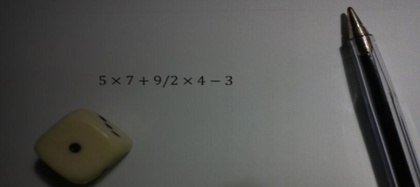
%> input picture Case 7.jpg, 420 x 187 px, shrunk from 900 x 400 before the run
$ octave --eval "result = CommNumber(imread('Case 7.jpg'));"   (GNU Octave 9; MATLAB toolbox functions it lacks are replaced by stand-ins)
%> lines starting %> are read from the running program, lines starting %| are printed output that depends on the picture; in (x1, y1, x2, y2) boxes, pixels count from 0 and x2, y2 are one past the last pixel; in counts of white or black regions, pixels touching at a corner belong together; the program's own positions count from 1
### thresh.m
function res = thresh(img,val)
[w,h] = size(img);
for i=1:w
    for j=1:h
        if(img(i,j)>=val)
            res(i,j)=1;
        else
            res(i,j)=0;
        end
    end
end
end

### CommNumber.m
function N = CommNumber(img)

[~,~,D]=size(img);
if(D>1)
img = rgb2gray(img);
end
img = thresh(img,100);
img = ~img;
SE = [0 1 0;1 1 1;0 1 0];
tmp = imerode(img,SE);
img = img - tmp;
cc = bwconncomp(img);
N=cc.NumObjects;

end
%> after the loop in thresh, `for i=1:w`:
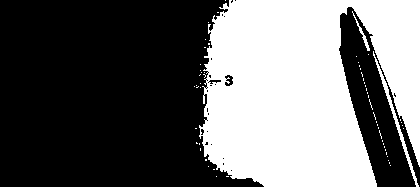
%> res: size 187x420 double; values 0 (black) and 1 (white), 41.4% white; 60 white regions (57 under 20 px), largest, box (x1, y1, x2, y2) and area: (199, 0, 420, 187) 31884, (373, 51, 419, 187) 440, (352, 11, 370, 51) 98
%> in CommNumber, `tmp = imerode(img,SE);`:
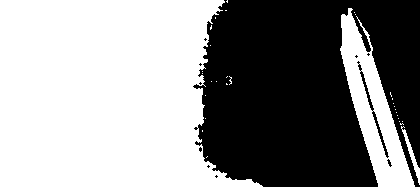
%> tmp: size 187x420 logical; 56.6% white; 11 black regions (9 under 20 px), largest, box (x1, y1, x2, y2) and area: (193, 0, 420, 187) 33793, (357, 61, 389, 158) 257
%> in CommNumber, `img = img - tmp;`:
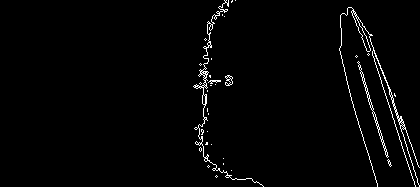
%> img: size 187x420 double; values 0 (black) and 1 (white), 2% white in thin lines or dots, all inside (x1, y1, x2, y2) = (193, 0, 420, 187)
%> in CommNumber, `cc = bwconncomp(img);`: cc = 33 connected components
%> in CommNumber, `N=cc.NumObjects;`: N = 33

$ run again, on N3.1.jpg
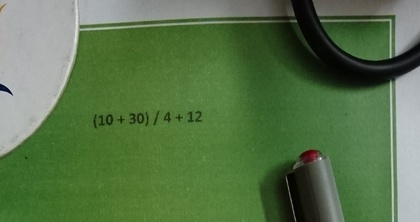
%> input picture N3.1.jpg, 420 x 222 px, shrunk from 1348 x 714 before the run
%> after the loop in thresh, `for i=1:w`:
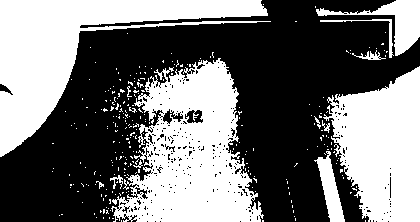
%> res: size 222x420 double; values 0 (black) and 1 (white), 45.5% white; 273 white regions (259 under 20 px), largest, box (x1, y1, x2, y2) and area: (111, 58, 264, 222) 14575, (0, 0, 271, 157) 13690, (323, 66, 420, 222) 10281
%> tmp: size 222x420 logical; 48% white; 99 white regions (91 under 20 px), largest, box (x1, y1, x2, y2) and area: (0, 0, 420, 222) 43463, (330, 153, 365, 222) 827, (115, 22, 159, 25) 47
%> in CommNumber, `img = img - tmp;`:
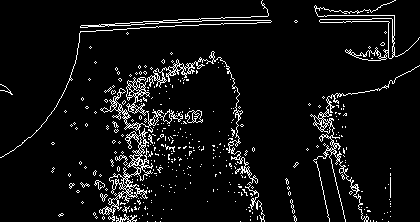
%> img: size 222x420 double; values 0 (black) and 1 (white), 6.5% white in thin lines or dots
%> cc = 362 connected components
%> N = 362
